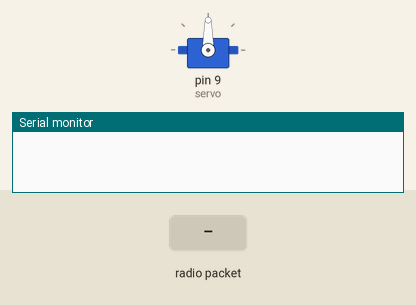
Simulated run of this sketch. Board: Arduino Uno, built with avr-gcc and run on an emulated ATmega328P. On the bench: servo, the last lines printed to the serial monitor. Inputs (shaded band) come from the test bench. No radio packets arrive unless stated.

Above: at 1.2 s.
1.3 s: radio packet "1" arrives
At 2.5 s:
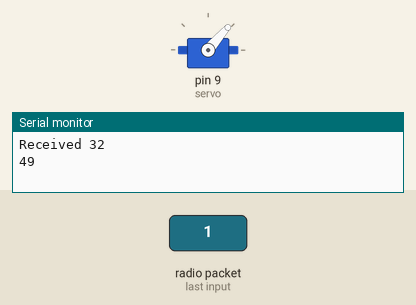
2.8 s: radio packet "0" arrives
At 3.9 s:
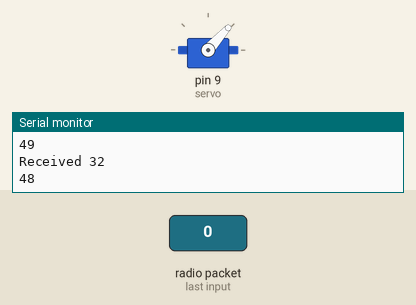
Timing chart, 0 to 5.8 s (numbered marks = the images above; inputs shaded):
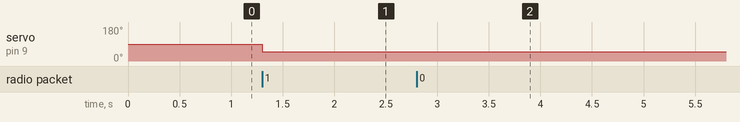

The sketch:

sketch_plane_controler.ino
```cpp
#include <Servo.h>
#include <RF24.h> //http://tmrh20.github.io/RF24/

uint8_t send(const uint8_t length, const uint8_t data[]);
uint8_t receive(const uint8_t maxLength, uint8_t out[]);

Servo servo;

// Configurer vos radio nRF24L01+ sur le bus SPI et mettre  CE sur D7 et CSN sur D8
RF24 radio(7, 8);

// Le nom des "pipes" de communication, un en lecture, un en écriture
const uint8_t addresses[][6] = {"1Node","2Node"};
#define MY_ADDRESS_INDEX 1
#define TARGET_ADDRESS_INDEX 0

#define PAYLOAD_SIZE 32
uint8_t payload[PAYLOAD_SIZE];

void setup() {
  servo.attach(9);

  // Configure la radio
  radio.setPayloadSize(PAYLOAD_SIZE);
  radio.begin();
  radio.setPALevel(RF24_PA_LOW);  //LOW pour le dev. Voir RF24_PA_MAX pour test en plein air

  radio.openWritingPipe((const uint8_t*) addresses + MY_ADDRESS_INDEX); // Adresse pour la telecommande
  radio.openReadingPipe(1, (const uint8_t*) addresses + TARGET_ADDRESS_INDEX); // Addresse de la partie controle

  radio.startListening(); //Se met en écoute


  //Utilise le serial pour communiquer avec le PC lors du dev
  Serial.begin(115200);
}

void loop() {

  uint8_t length = receive();
  if(length>0) {
    servo.write((int)payload[0]);
  }
}

uint8_t receive() {
  uint8_t length = 0;
  if(radio.available()) {
    radio.read( payload,  PAYLOAD_SIZE);
    length = PAYLOAD_SIZE;
  }

  if(length>0) {
    Serial.print(F("Received "));
    Serial.println(length);
    Serial.println(payload[0]);
  }
  return length;
}
```

Measured:
- after the input at 1.3 s, servo on pin 9 (servo): 90° → 49° at once
- after the input at 2.8 s, servo on pin 9 (servo): 49° → 48° at once
